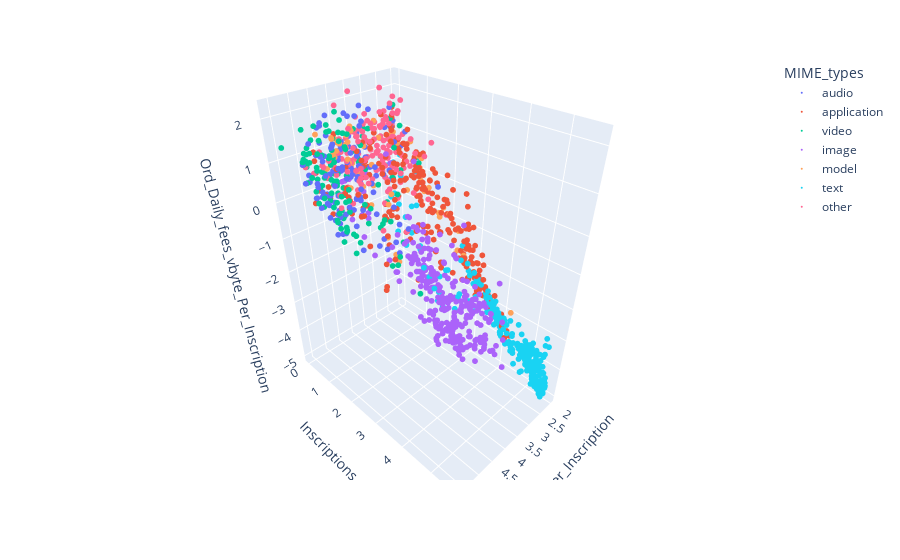

Notebook code cell kept with this figure:
### Code cell
import plotly.express as px
# Plot the 3D scatter plot
fig = px.scatter_3d(
    data_frame=inscription_df,
    x="Ord_vSize_Per_Inscription",
    y="Inscriptions",
    z="Ord_Daily_fees_vbyte_Per_Inscription",
    color="MIME_types")
fig.update_traces(marker=dict(size=2))
fig.show()

### Figure 1 — Plotly figure (JSON) as saved in the notebook; plotly's stock layout.template omitted (floating-point values rounded to 4 significant figures; data arrays with more than 128 entries replaced by an {"elided": "..."} marker saying what was removed)
{"data": [{"hovertemplate": "MIME_types=audio<br>Ord_vSize_Per_Inscription=%{x}<br>Inscriptions=%{y}<br>Ord_Daily_fees_vbyte_Per_Inscription=%{z}<extra></extra>", "legendgroup": "audio", "marker": {"color": "#636efa", "size": 2, "symbol": "circle"}, "mode": "markers", "name": "audio", "scene": "scene", "showlegend": true, "type": "scatter3d", "x": {"elided": "130 float values"}, "y": {"elided": "130 float values"}, "z": {"elided": "130 float values"}}, {"hovertemplate": "MIME_types=application<br>Ord_vSize_Per_Inscription=%{x}<br>Inscriptions=%{y}<br>Ord_Daily_fees_vbyte_Per_Inscription=%{z}<extra></extra>", "legendgroup": "application", "marker": {"color": "#EF553B", "size": 2, "symbol": "circle"}, "mode": "markers", "name": "application", "scene": "scene", "showlegend": true, "type": "scatter3d", "x": {"elided": "256 float values"}, "y": {"elided": "256 float values"}, "z": {"elided": "256 float values"}}, {"hovertemplate": "MIME_types=video<br>Ord_vSize_Per_Inscription=%{x}<br>Inscriptions=%{y}<br>Ord_Daily_fees_vbyte_Per_Inscription=%{z}<extra></extra>", "legendgroup": "video", "marker": {"color": "#00cc96", "size": 2, "symbol": "circle"}, "mode": "markers", "name": "video", "scene": "scene", "showlegend": true, "type": "scatter3d", "x": [2.185, 2.626, 3.385, 2.628, 2.628, 3.769, 2.848, 2.471, 4.817, 4.94, 4.988, 4.692, 4.137, 4.924, 2.165, 3.368, 2.185, 3.955, 4.696, 2.997, 4.966, 4.956, 4.968, 4.973, 4.975, 4.906, 4.968, 4.956, 4.96, 4.963, 2.243, 4.988, 3.174, 4.965, 3.657, 4.145, 4.481, 3.134, 3.59, 3.766, 3.541, 4.862, 3.46, 4.636, 4.247, 4.439, 3.977, 4.891, 4.831, 4.123, 3.963, 3.844, 2.137, 4.914, 4.168, 4.127, 4.772, 4.575, 4.945, 4.481, 4.806, 4.095, 4.897, 3.885, 4.722, 4.418, 4.632, 3.995, 4.309, 4.171, 4.57, 4.635, 4.778, 4.249, 4.235, 4.628, 4.863, 3.505, 3.389, 3.574, 3.627, 4.493, 4.458, 3.782, 4.464, 4.48, 3.674, 2.67, 4.423, 4.516, 4.118, 4.403, 3.847, 4.148, 4.104, 4.233, 4.086, 4.66, 4.128, 4.512, 4.664, 4.574, 4.644, 4.592, 4.747, 4.3, 4.423, 4.816, 4.867, 4.878, 4.529, 4.835, 4.904, 4.422, 5.631, 4.702, 4.705, 4.667, 4.046, 3.933, 3.499, 3.83, 4.724, 4.749, 4.192, 3.85, 4.603], "y": [1, 0.7782, 0, 0, 0.4771, 1.23, 0.699, 0.301, 0.301, 0, 0.4771, 0.301, 0, 0, 0.9542, 1.462, 0.301, 0.301, 0, 0, 0, 0, 0, 0.301, 0.301, 0, 1.146, 1.114, 1.23, 0.699, 0, 0, 0, 0, 0, 0, 0, 0, 0.301, 1.398, 0.4771, 0, 0, 0.301, 0, 0.4771, 0.301, 0.9031, 0, 0.301, 0, 0, 0, 0, 0, 0.301, 1.114, 0, 0.6021, 0, 0, 0, 0, 1.763, 0.301, 0, 0.699, 0.301, 0.301, 0, 0.4771, 0.301, 0, 0.301, 0, 0, 0, 0, 1.079, 1.857, 1.462, 1, 0.301, 0, 0.4771, 0.301, 1.114, 0.6021, 0.301, 0.9031, 1.748, 0.9031, 2.021, 1.146, 2.99, 0, 0, 1.041, 0.301, 0.7782, 0.4771, 0.7782, 0, 0.8451, 1, 0.6021, 0.4771, 1.255, 1.322, 1.114, 1.041, 1.58, 0.9542, 0.4771, 0.301, 1.447, 1.362, 1.544, 1.114, 2.033, 0.301, 0.9542, 0, 0.301, 0, 0, 0], "z": [0.2788, 0.1516, 0.4771, 0.301, -0.1761, -0.9056, -0.004139, 0.6797, 0.6717, 0.301, -0.05023, 0.6046, 0.699, 1.041, 0.426, -0.03833, 1.097, 0.9553, 1.301, 1.146, 0.7782, 0.9028, 0.7781, 0.5441, 0.5502, 0.8451, -0.301, -0.2688, -0.4398, 0.1577, 1.229, 0.8451, 1, 0.8451, 1.176, 0.9031, 0.8451, 1.176, 0.5119, -0.6198, 0.368, 1.0, 1.255, 1.0, 1.38, 0.8256, 1.019, 0.3368, 1.146, 1.415, 1.792, 1.568, 1.556, 1.602, 1.38, 1.204, 0.2845, 1.602, 1.211, 1.23, 0.7782, 0, 0.699, -1.763, 0.2647, 0.3839, -0.0789, 0.2845, 0.1199, 0.301, 0.4207, 0.4371, 1, 0.4128, 0.7782, 0.6021, 0.7782, 0.699, -0.3802, -1.15, -0.6935, 0.02866, 0.8751, 1.23, 0.3474, 0.3637, 0.2083, 0.7202, 0.699, -0.03384, -0.4426, 0.2529, -1.383, -0.1461, -1.862, 1.544, 1.176, -0.6842, 0, -0.467, -0.08753, -0.2892, 0.301, -0.4643, -1, -0.03113, 0.3371, -0.4565, -0.5243, -0.1187, -0.2376, -1.024, -0.006239, 0.01935, 1.46, -0.66, -0.6448, -0.8154, -0.7192, -1.584, 0.9333, -0.4456, 0, -0.301, 0, 0, 0]}, {"hovertemplate": "MIME_types=image<br>Ord_vSize_Per_Inscription=%{x}<br>Inscriptions=%{y}<br>Ord_Daily_fees_vbyte_Per_Inscription=%{z}<extra></extra>", "legendgroup": "image", "marker": {"color": "#ab63fa", "size": 2, "symbol": "circle"}, "mode": "markers", "name": "image", "scene": "scene", "showlegend": true, "type": "scatter3d", "x": {"elided": "281 float values"}, "y": {"elided": "281 float values"}, "z": {"elided": "281 float values"}}, {"hovertemplate": "MIME_types=model<br>Ord_vSize_Per_Inscription=%{x}<br>Inscriptions=%{y}<br>Ord_Daily_fees_vbyte_Per_Inscription=%{z}<extra></extra>", "legendgroup": "model", "marker": {"color": "#FFA15A", "size": 2, "symbol": "circle"}, "mode": "markers", "name": "model", "scene": "scene", "showlegend": true, "type": "scatter3d", "x": [2.155, 2.19, 2.19, 2.19, 2.19, 2.175, 2.184, 2.19, 2.155, 2.159, 2.182, 2.177, 2.19, 3.066, 2.914, 2.795, 2.19, 2.185, 2.155, 2.182, 2.438, 3.554, 3.528, 3.919, 3.785, 2.26, 3.799, 3.885, 3.799, 4.127, 3.404, 3.683, 3.872, 4.084, 4.101, 3.619, 3.619, 3.619, 3.658, 3.619, 3.619, 3.866, 4.016, 3.552, 3.425, 3.506, 3.568, 4.121, 4.122, 4.114, 2.805, 4.557, 4.338, 3.903, 3.971, 4.051, 3.89, 3.925, 3.654, 4.125], "y": [0, 2.452, 1.785, 0.4771, 1.041, 1.362, 1.74, 2.68, 1.176, 1.041, 2.114, 2.455, 1, 0, 0.301, 0, 0.699, 4.338, 1.079, 1.903, 0.4771, 0, 0, 0.301, 0.301, 0, 0.4771, 0.301, 0, 0, 0.301, 0, 0.301, 0, 0.301, 0.6021, 1.613, 1.322, 0.7782, 0.301, 0, 2.004, 0, 0.7782, 1.301, 0.699, 1.342, 0.6021, 0, 0, 1.204, 0, 0, 0, 0, 0, 0.4771, 0.8451, 0, 0], "z": [0.8451, -1.753, -1.0, 0.2218, 0.1603, -0.3042, -0.8992, -1.813, -0.4771, -0.2086, -0.7972, -1.16, 0.4771, 0.8451, 0.9722, 1.301, 0.7782, -2.798, 0.4248, -0.6864, 0.7479, 1.342, 1.23, 0.6906, 0.5531, 0.7782, 0.3822, 0.5793, 0.9542, 0.7782, 0.8845, 1.146, 1.114, 0.699, 0.4771, -0.6021, -1.613, -1.229, -0.4771, -0.301, 0.301, -1.526, 0.8451, 0.0318, -0.06748, 0.547, -0.2842, 0.09691, 1.176, 1.176, -0.2041, 1.398, 0.4771, 1, 1.045, 1.176, 0.3515, 0.1549, 1.176, 1.204]}, {"hovertemplate": "MIME_types=text<br>Ord_vSize_Per_Inscription=%{x}<br>Inscriptions=%{y}<br>Ord_Daily_fees_vbyte_Per_Inscription=%{z}<extra></extra>", "legendgroup": "text", "marker": {"color": "#19d3f3", "size": 2, "symbol": "circle"}, "mode": "markers", "name": "text", "scene": "scene", "showlegend": true, "type": "scatter3d", "x": {"elided": "273 float values"}, "y": {"elided": "273 float values"}, "z": {"elided": "273 float values"}}, {"hovertemplate": "MIME_types=other<br>Ord_vSize_Per_Inscription=%{x}<br>Inscriptions=%{y}<br>Ord_Daily_fees_vbyte_Per_Inscription=%{z}<extra></extra>", "legendgroup": "other", "marker": {"color": "#FF6692", "size": 2, "symbol": "circle"}, "mode": "markers", "name": "other", "scene": "scene", "showlegend": true, "type": "scatter3d", "x": {"elided": "146 float values"}, "y": {"elided": "146 float values"}, "z": {"elided": "146 float values"}}], "layout": {"legend": {"title": {"text": "MIME_types"}, "tracegroupgap": 0}, "margin": {"t": 60}, "scene": {"domain": {"x": [0, 1], "y": [0, 1]}, "xaxis": {"title": {"text": "Ord_vSize_Per_Inscription"}}, "yaxis": {"title": {"text": "Inscriptions"}}, "zaxis": {"title": {"text": "Ord_Daily_fees_vbyte_Per_Inscription"}}}}}
